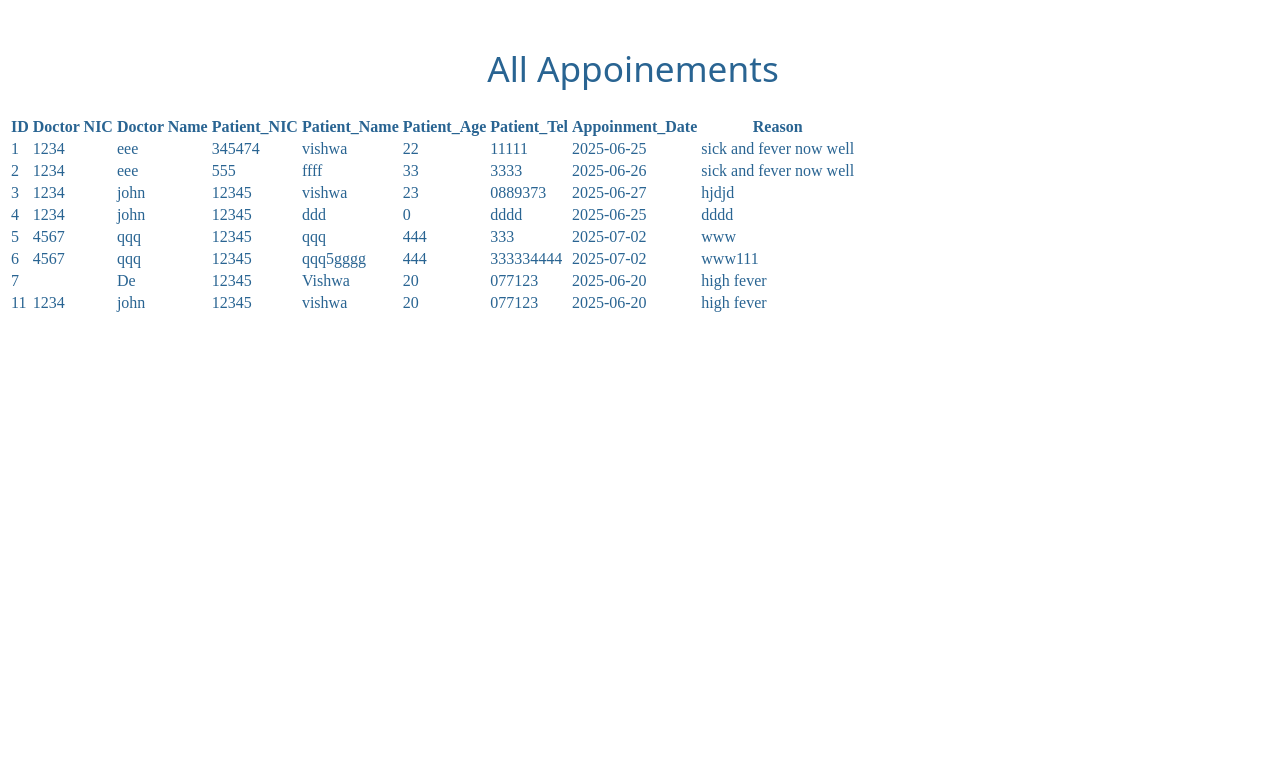
Screenshot of /appoinments.php with the database file from the repository.
### tables this page shows
CREATE TABLE `appoinments` (
  `idd` int(11) NOT NULL AUTO_INCREMENT,
  `p_nic` varchar(45) DEFAULT NULL,
  `p_name` varchar(45) DEFAULT NULL,
  `age` int(11) DEFAULT NULL,
  `tel` varchar(45) DEFAULT NULL,
  `date` date DEFAULT NULL,
  `doctor` varchar(45) DEFAULT NULL,
  `d_nic` varchar(45) DEFAULT NULL,
  `reason` varchar(45) DEFAULT NULL,
  PRIMARY KEY (`idd`)
);

### appoinments.php (the view, shortened to what this page needs)
<?php
include 'conn.php';
?>
<!DOCTYPE html>
<html lang="en">
<head>
<link rel="stylesheet" href="css/appoinment.css">
<link rel="stylesheet" href="https://cdn.jsdelivr.net/npm/uikit@3.23.7/dist/css/uikit.min.css" />
</head>
<body>
<div class="uk-height-medium uk-flex uk-flex-center uk-flex-middle uk-background-cover uk-light aa-lob" data-src="imgs/lo8.jpg" uk-img>
 <div class="uk-box-shadow-bottom">
<div class="uk-container">
       <div class="aa-boxv">
        <h1> All Appoinements</h1>
<div class="uk-overflow-auto">
    <table class="uk-table uk-table-hover uk-table-divider">
        <thead>
               <tr>
                <th class="">ID</th>
                <th class="">Doctor NIC</th>
                <th class="">Doctor Name</th>
                <th class="">Patient_NIC</th>
                <th class="">Patient_Name</th>
                <th class="">Patient_Age</th>
                <th class="">Patient_Tel</th>
                <th class="">Appoinment_Date</th>
                <th class="">Reason</th>
            </tr>
        </thead>
        <tbody>
              <?php
   $sql ="SELECT * FROM appoinments";
   $results = mysqli_query($conn,$sql);
   if(mysqli_num_rows($results)>0){
    while($row = mysqli_fetch_assoc($results)){
        echo "<tr>
        <td>".$row["idd"]."</td>
        <td>".$row["d_nic"]."</td>
        <td>".$row["doctor"]."</td>
        <td>".$row["p_nic"]."</td>
        <td>".$row["p_name"]."</td>
        <td>".$row["age"]."</td>
        <td>".$row["tel"]."</td>
        <td>".$row["date"]."</td>
        <td>".$row["reason"]."</td>
        </tr>";
    }
   }else{
    echo"no data";
   }
   ?>
        </tbody>
</table>
</div>
    </div>
    </div>
</div>
</div>
</body>
</html>

### css/appoinment.css (style rules this page uses)
.aa-lob { height:800px !important; }
th { color: rgb(41, 100, 146) !important; font-weight: 900 !important; }
td { color: rgb(41, 100, 146) !important; }
.aa-boxv { height: 730px; width: 1250px; background-color: rgba(255, 255, 255, 0.751); border: none; border-radius: 15px; box-shadow: 10px rgb(0, 0, 0); }
.aa-boxv h1 { color: rgb(41, 100, 146) !important; font-weight: 100 !important; text-align: center; padding-top: 20px; font-family:'Segoe UI', Tahoma, Geneva, Verdana, sans-serif; font-size: 2.2rem; }

### rows the page displays
appoinments: idd "1", d_nic "1234", doctor "eee", p_nic "345474", p_name "vishwa", age "22", tel "11111", date "2025-06-25", reason "sick and fever now well"
appoinments: idd "2", d_nic "1234", doctor "eee", p_nic "555", p_name "ffff", age "33", tel "3333", date "2025-06-26", reason "sick and fever now well"
appoinments: idd "3", d_nic "1234", doctor "john", p_nic "12345", p_name "vishwa", age "23", tel "0889373", date "2025-06-27", reason "hjdjd"
appoinments: idd "4", d_nic "1234", doctor "john", p_nic "12345", p_name "ddd", age "0", tel "dddd", date "2025-06-25", reason "dddd"
appoinments: idd "5", d_nic "4567", doctor "qqq", p_nic "12345", p_name "qqq", age "444", tel "333", date "2025-07-02", reason "www"
appoinments: idd "6", d_nic "4567", doctor "qqq", p_nic "12345", p_name "qqq5gggg", age "444", tel "333334444", date "2025-07-02", reason "www111"
appoinments: idd "7", doctor "De", p_nic "12345", p_name "Vishwa", age "20", tel "077123", date "2025-06-20", reason "high fever"
appoinments: idd "11", d_nic "1234", doctor "john", p_nic "12345", p_name "vishwa", age "20", tel "077123", date "2025-06-20", reason "high fever"
